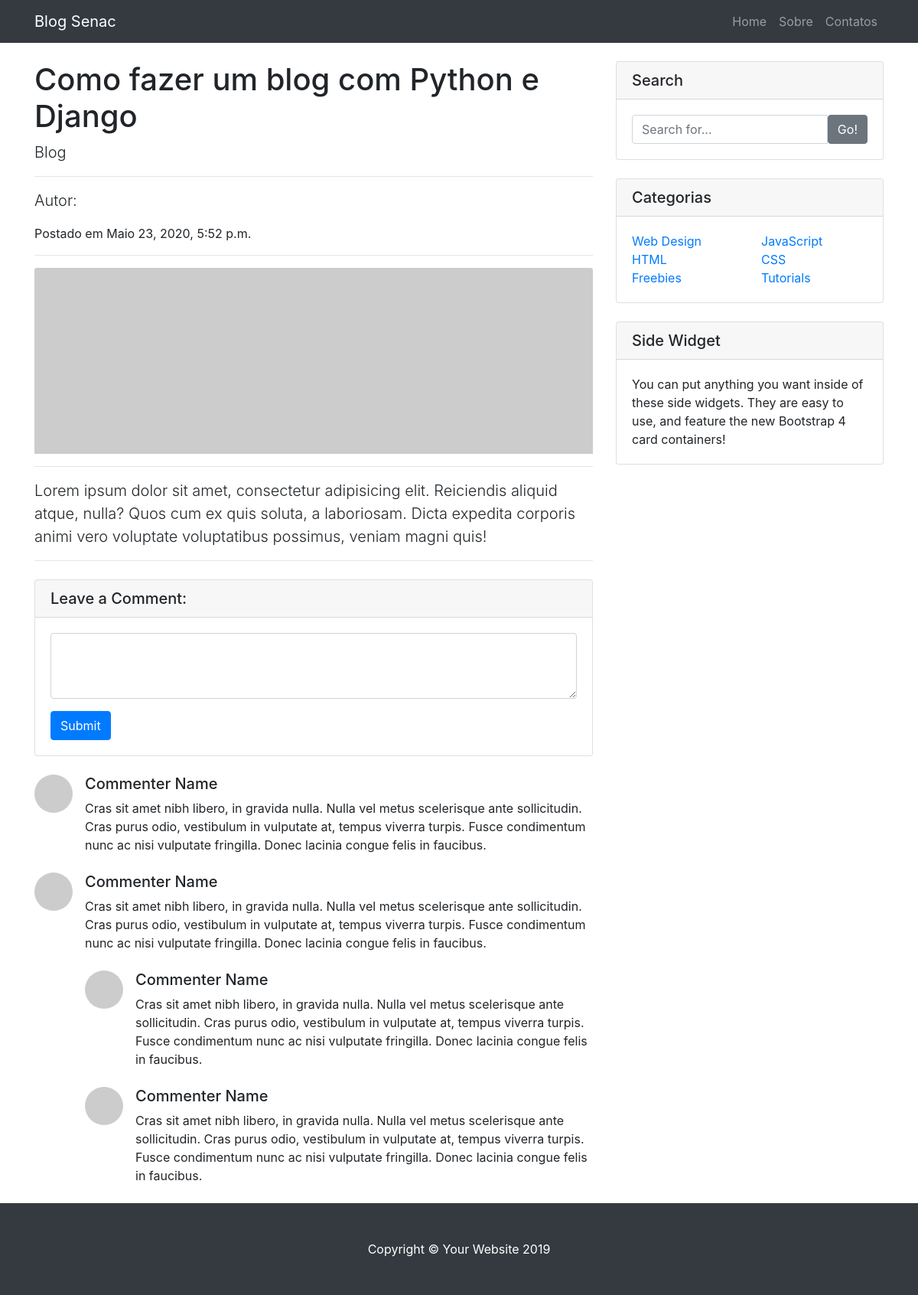
/post/4, run on an earlier commit of the app's database.
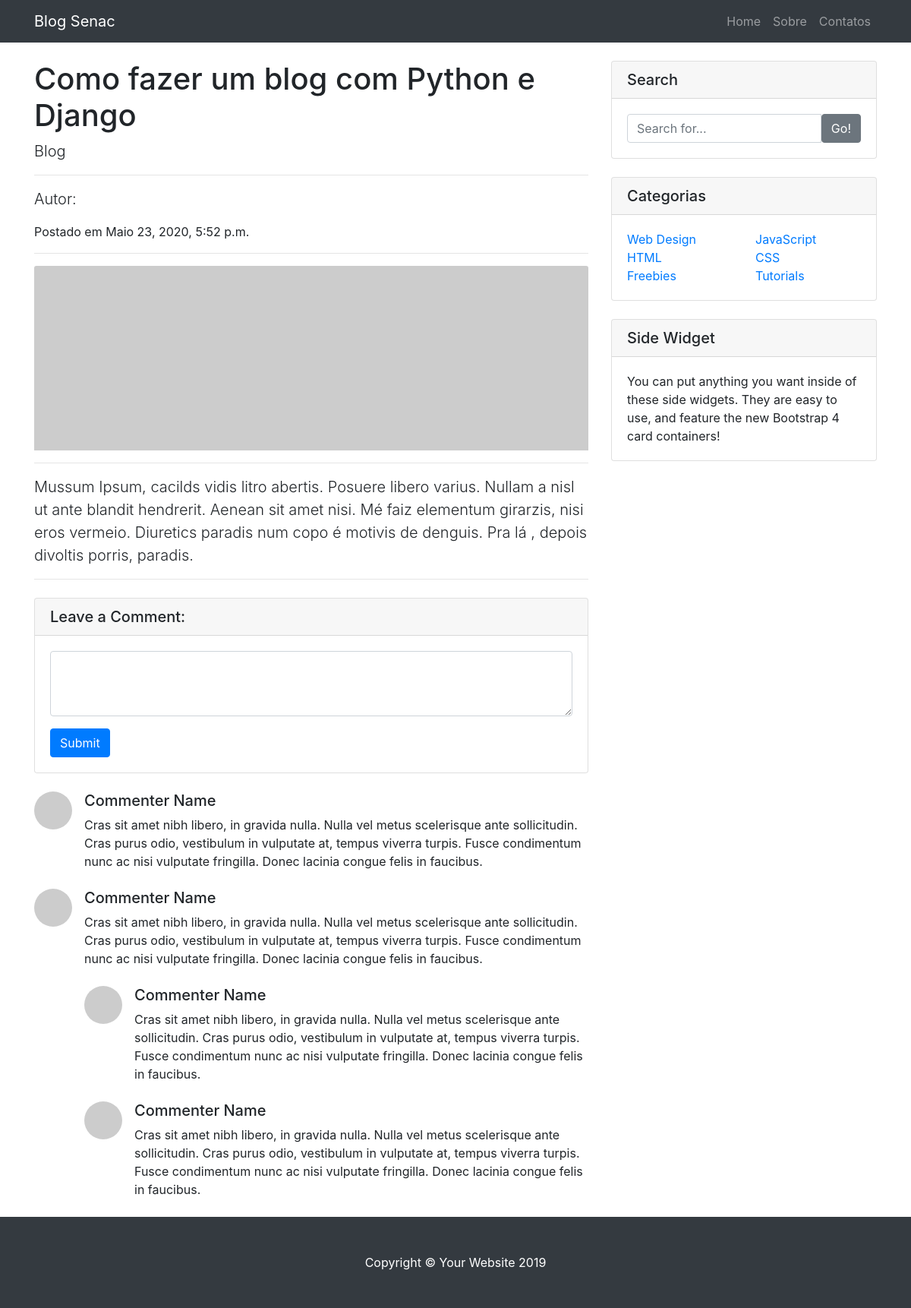
And on a later commit of the database.
### website/models.py (models this page shows, shortened)
class Post(models.Model):
    title = models.CharField(max_length=100)
    sub_title = models.CharField(max_length=80)
    autor = models.ForeignKey(User, on_delete = models.CASCADE)
    texto = models.TextField()
    imagem = models.ImageField(upload_to = 'posts', null = True, blank = True)
    STATUS = (
        ('rascunho', 'Rascunho'),
        ('publicado', 'Publicado')
    )
    status = models.CharField(max_length=10,
                              choices = STATUS,
                              default = 'rascunho'
                             )
    CATEGORIAS = (
        ('programacao', 'Programação'),
        ('eletronica', 'Eletrônica')
    )
    categorias = models.CharField(max_length=12,
                              choices = CATEGORIAS,
                              default = 'programacao'
                             )
    publicado = models.DateTimeField(default=timezone.now())
    cadastrado = models.DateTimeField(auto_now_add = True )
    alterado = models.DateTimeField(auto_now = True)
    ativado = models.BooleanField(default = True)

### website/views.py (the view)
# urls.py: path('post/<int:id>', post_detalhes, name = 'post_detalhes'),
def post_detalhes(request, id):
	post = Post.objects.get(id=id)
	data = {
		'Postagem': post
	}
	return render(request, 'postagem.html', data)

### website/templates/postagem.html
{% extends 'base_post.html' %}
{% block conteudo %}
        <h1 class="mt-4">{{ Postagem.title }}</h1>
        <p class="lead">
          {{ Postagem.sub_title }}
        </p>
        <hr>
        <p class="lead">
          Autor: {{ Postagem.autor }}
        </p>
        <p>Postado em {{ Postagem.publicado }}</p>
        <hr>
        {% if Postagem.imagem %}
            <img class="card-img-top" src="{{ Postagem.imagem.url }}" alt="Card image cap">
        {% else %}
            <img class="card-img-top" src="http://placehold.it/900x300" alt="Card image cap">
        {% endif %}
        <hr>
          <p class="lead"> {{ Postagem.texto }} </p>
        <hr>
        <div class="card my-4">
          <h5 class="card-header">Leave a Comment:</h5>
          <div class="card-body">
            <form>
              <div class="form-group">
                <textarea class="form-control" rows="3"></textarea>
              </div>
              <button type="submit" class="btn btn-primary">Submit</button>
            </form>
          </div>
        </div>
        <div class="media mb-4">
          <img class="d-flex mr-3 rounded-circle" src="http://placehold.it/50x50" alt="">
          <div class="media-body">
            <h5 class="mt-0">Commenter Name</h5>
            Cras sit amet nibh libero, in gravida nulla. Nulla vel metus scelerisque ante sollicitudin. Cras purus odio, vestibulum in vulputate at, tempus viverra turpis. Fusce condimentum nunc ac nisi vulputate fringilla. Donec lacinia congue felis in faucibus.
          </div>
        </div>
        <div class="media mb-4">
          <img class="d-flex mr-3 rounded-circle" src="http://placehold.it/50x50" alt="">
          <div class="media-body">
            <h5 class="mt-0">Commenter Name</h5>
            Cras sit amet nibh libero, in gravida nulla. Nulla vel metus scelerisque ante sollicitudin. Cras purus odio, vestibulum in vulputate at, tempus viverra turpis. Fusce condimentum nunc ac nisi vulputate fringilla. Donec lacinia congue felis in faucibus.
            <div class="media mt-4">
              <img class="d-flex mr-3 rounded-circle" src="http://placehold.it/50x50" alt="">
              <div class="media-body">
                <h5 class="mt-0">Commenter Name</h5>
                Cras sit amet nibh libero, in gravida nulla. Nulla vel metus scelerisque ante sollicitudin. Cras purus odio, vestibulum in vulputate at, tempus viverra turpis. Fusce condimentum nunc ac nisi vulputate fringilla. Donec lacinia congue felis in faucibus.
              </div>
            </div>
            <div class="media mt-4">
              <img class="d-flex mr-3 rounded-circle" src="http://placehold.it/50x50" alt="">
              <div class="media-body">
                <h5 class="mt-0">Commenter Name</h5>
                Cras sit amet nibh libero, in gravida nulla. Nulla vel metus scelerisque ante sollicitudin. Cras purus odio, vestibulum in vulputate at, tempus viverra turpis. Fusce condimentum nunc ac nisi vulputate fringilla. Donec lacinia congue felis in faucibus.
              </div>
            </div>
          </div>
        </div>
{% endblock %}

What changed in the data, as far as the page shows it:
changed Post "Como fazer um blog com Python e Django": texto "Lorem ipsum dolor sit amet, consectetur adipisicing elit. Reiciendis aliquid atque, nulla? Quos cum ex quis soluta, a laboriosam. Dicta expedita corporis animi vero voluptate voluptatibus possimus, veniam magni quis!" → "Mussum Ipsum, cacilds vidis litro abertis. Posuere libero varius. Nullam a nisl ut ante blandit hendrerit. Aenean sit amet nisi. Mé faiz elementum girarzis, nisi eros vermeio. Diuretics paradis num copo é motivis de denguis. Pra lá , depois divoltis porris, paradis."
